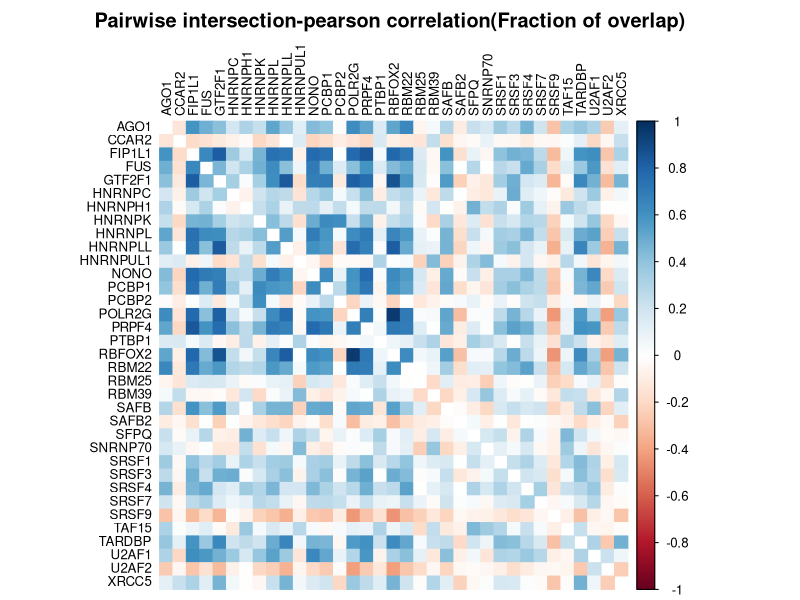
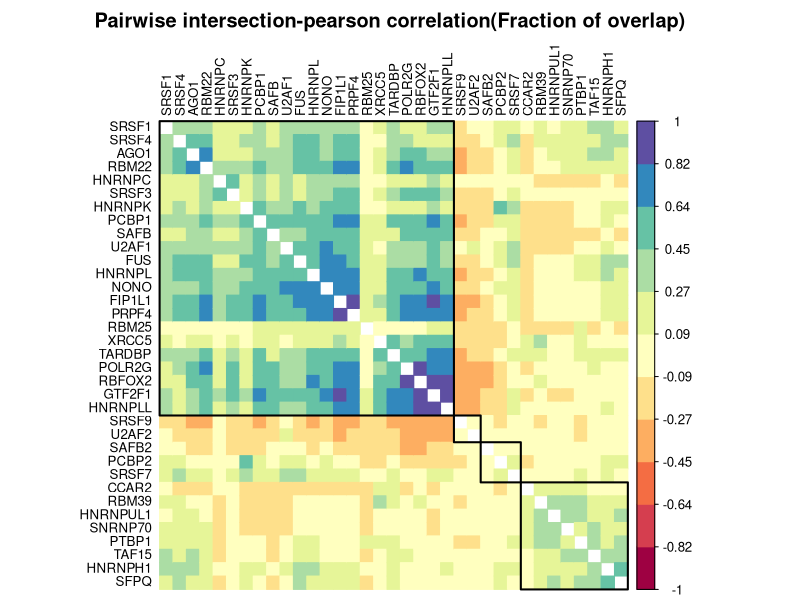

Write the R code that produced these figures, in order.
## ---- chunk 1
knitr::opts_chunk$set(echo = TRUE)
# 设置knitr代码块的全局选项 / Set global options for knitr code chunks
## ---- chunk 2
# 加载corrplot包，用于绘制相关系数矩阵图 | Load the corrplot package for visualizing correlation matrices
library(corrplot)

# 加载RColorBrewer包，用于生成色彩方案 | Load the RColorBrewer package for generating color schemes
library(RColorBrewer)

# 加载pheatmap包，用于绘制热图 | Load the pheatmap package for creating heatmaps
library(pheatmap)

# 设置环境变量使R显示英文错误信息 | Set environment variable to display error messages in English
Sys.setenv(LANGUAGE = "en") 

# 禁止将字符串自动转换为因子类型 | Disable automatic conversion of strings to factors
options(stringsAsFactors = FALSE) 
## ---- chunk 3
# 从文本文件读取交集矩阵数据并转换为矩阵格式 | Read intersection matrix data from text file and convert to matrix format
intersection_matrix <- as.matrix(read.table("Intervene_results/Intervene_pairwise_frac_matrix.txt"))

# 计算矩阵列之间的Pearson相关系数 | Compute Pearson correlation coefficients between columns of the matrix
intersection_matrix <- cor(intersection_matrix, method="pearson")

# Intervene自带的代码，打开Intervene_pairwise_frac.R文件就能看到
# Intervene's built-in code, can be found in Intervene_pairwise_frac.R file
#pdf("Intervene_pairwise_frac.pdf", width=8, height=8)

# 使用corrplot绘制相关系数矩阵图 | Visualize correlation matrix using corrplot
corrplot(intersection_matrix, 
         method ="color",  # 使用颜色表示相关系数 | Use color to represent correlation coefficients
         title="Pairwise intersection-pearson correlation(Fraction of overlap)",  # 图表标题 | Plot title
         tl.col="black", tl.cex=0.8,  # 设置文本标签颜色和大小 | Set text label color and size
         is.corr = TRUE,  # 输入是否为相关系数矩阵 | Whether input is a correlation matrix
         diag=FALSE, addrect=1,  # 不显示对角线，添加1个矩形框 | Don't show diagonal, add 1 rectangle
         mar=c(0,0,2,1),  # 设置边距 | Set margins
         rect.col = "black")  # 矩形框颜色 | Rectangle color
#invisible(dev.off())

# 充分利用corrplot的参数，让图上展示的信息更丰富
# Leverage more corrplot parameters to enhance information visualization
# https://cran.r-project.org/web/packages/corrplot/vignettes/corrplot-intro.html
pdf("Intervene_pairwise_frac_plus.pdf", width=8, height=8)  # 保存高信息密度图表为PDF | Save enhanced plot as PDF

#自定义颜色 | Custom color palette
cols <- brewer.pal(11,"Spectral")  # 使用Spectral调色板 | Use Spectral color palette
# 更多可选的调色板：BrBG PiYG PRGn PuOr RdBu RdGy RdYlBu RdYlGn Spectral
# More color palettes: BrBG PiYG PRGn PuOr RdBu RdGy RdYlBu RdYlGn Spectral

# 使用增强参数绘制相关系数矩阵图 | Enhanced visualization with more parameters
corrplot(intersection_matrix, 
         method ="color",  # 使用颜色表示相关系数 | Use color to represent correlation coefficients
         title="Pairwise intersection-pearson correlation(Fraction of overlap)",  # 图表标题 | Plot title
         tl.col="black", tl.cex=0.8,  # 设置文本标签颜色和大小 | Set text label color and size
         is.corr = TRUE,  # 输入是否为相关系数矩阵 | Whether input is a correlation matrix
         diag=FALSE,  # 不显示对角线 | Don't show diagonal
         col = cols,  # 使用自定义颜色 | Use custom color palette
         order = "hclust",  # 按层次聚类排序变量 | Order variables by hierarchical clustering
         addrect = 4,  # 添加4个聚类矩形框 | Add 4 clustering rectangles
         mar=c(0,0,2,1),  # 设置边距 | Set margins
         rect.col = "black")  # 矩形框颜色 | Rectangle color
invisible(dev.off())  # 关闭PDF设备 | Close PDF device
## ---- chunk 4
# 使用pheatmap绘制热图可视化相关性矩阵 | Visualize correlation matrix using pheatmap
pheatmap(intersection_matrix, 
         cellwidth = 8,  # 每个单元格的宽度（像素） | Width of each cell (pixels)
         cellheight = 8,  # 每个单元格的高度（像素） | Height of each cell (pixels)
         fontsize = 8,  # 文本字体大小 | Font size for text
         
         # 自定义颜色渐变：从深蓝色到白色再到深红色 | Custom color gradient: navy -> white -> firebrick
         color = colorRampPalette(c("navy", "white", "firebrick3"))(20),
         
         show_colnames = TRUE,  # 显示列名 | Show column names
         show_rownames = TRUE,  # 显示行名 | Show row names
         
         # 可选：隐藏行聚类树状图 | Optional: Hide row clustering dendrogram
         # treeheight_row = "0",
         
         # 可选：隐藏列聚类树状图 | Optional: Hide column clustering dendrogram
         # treeheight_col = "0",
         
         filename = "Intervene_pairwise_frac_tree.pdf",  # 保存的文件名 | Output file name
         border_color = "NA")  # 不显示单元格边框 | No border around cells
## ---- chunk 5
sessionInfo()
